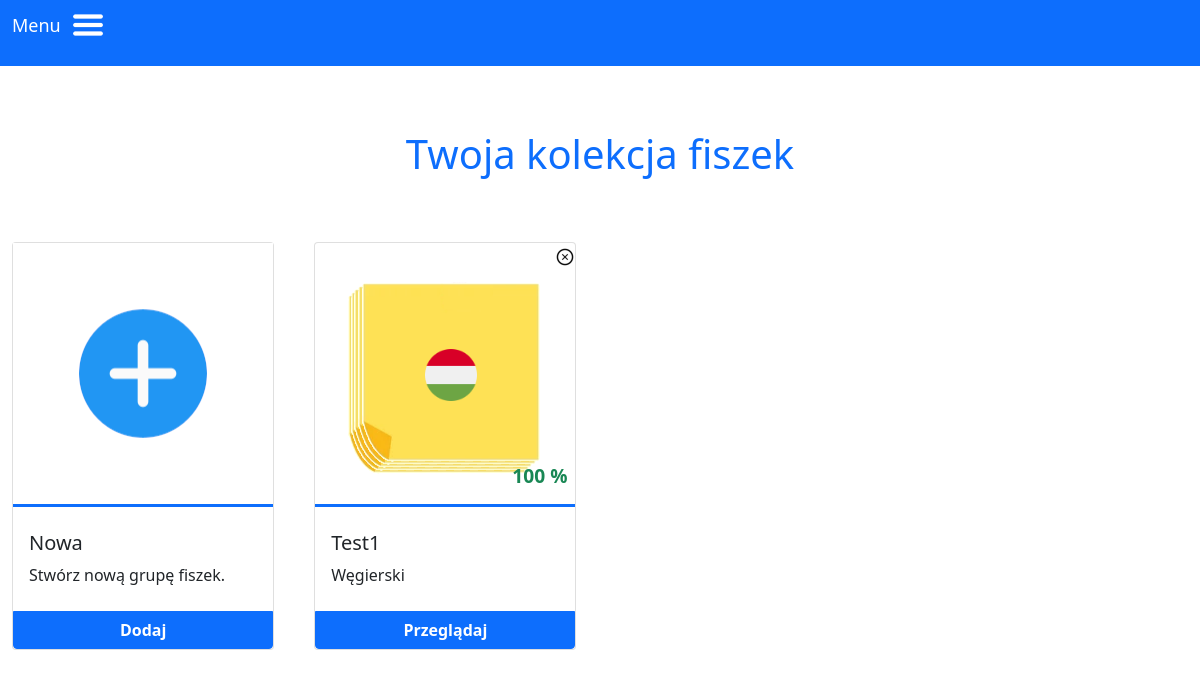
/cards_collection (signed in), run on an earlier commit of the app's database.
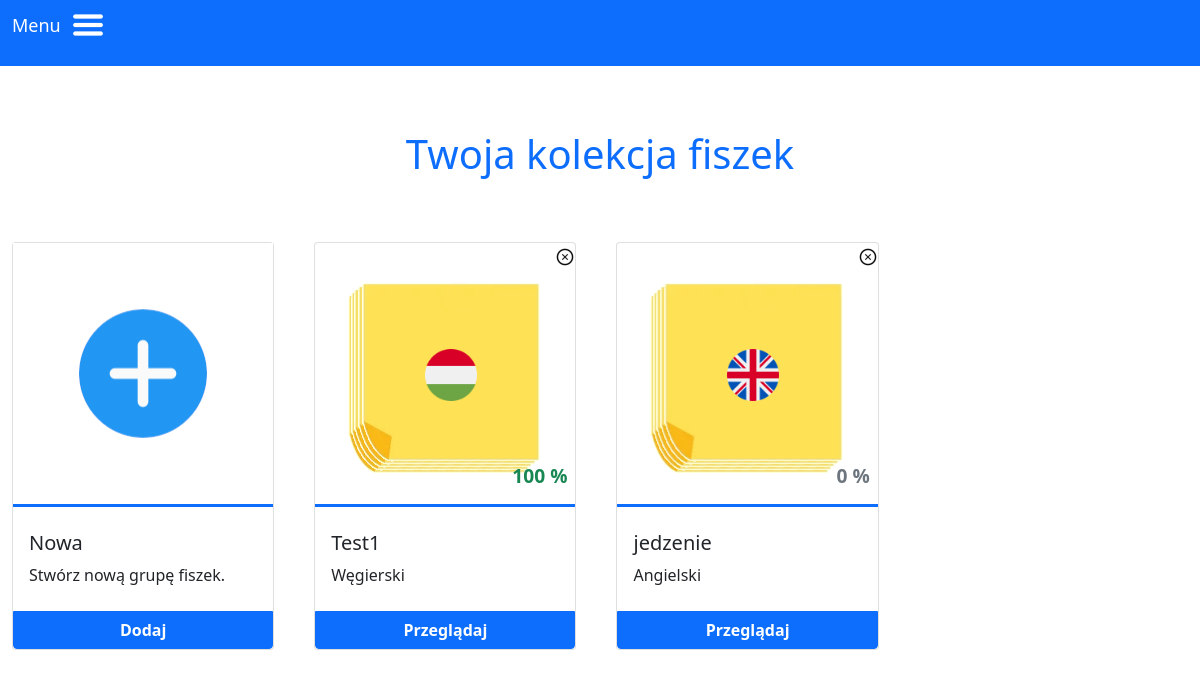
And on a later commit of the database.
### swbo/models.py (models this page shows)
class groups(db.Model):
    id = db.Column("id", db.Integer, primary_key=True)
    name = db.Column(db.String(60))
    lang = db.Column(db.String(60))
    completion = db.Column(db.Integer, default=0)
    user_id = db.Column(db.Integer, db.ForeignKey("users.id"))
    card = db.relationship("cards", backref="group", lazy=True)
    lesson = db.relationship("lessons", backref="group", lazy=True)

### swbo/collection/routes.py (the view)
@collection.route("/cards_collection", methods=["GET", "POST"])
def cards_collection_page():
    if "logged_in" not in session:
        return redirect(url_for("user.login_page"))
    if request.method == "POST":
        group_name = request.form["name"]
        group_lang = request.form["lang"]
        user_id = users.query.filter_by(login=session['login']).first().id # only one exists, user is unique
        new_group = groups(name=group_name, lang=group_lang, user_id=user_id)
        db.session.add(new_group)
        db.session.commit()
        return redirect(url_for("collection.cards_collection_page"))
    else: #method == get
        login_in_session = session["login"]
        user_id = users.query.filter_by(login=login_in_session).first().id
        users_groups = groups.query.filter_by(user_id=user_id).all()
        languages = ['Angielski', 'Niemiecki', 'Hiszpański', 'Francuski', 'Włoski', 'Duński',   'Turecki',
                     'Chiński', 'Japoński', 'Holenderski', 'Portugalski', 'Czeski', 'Słowacki', 'Węgierski']
        languages.sort()
        return render_template("cards_collection.html", languages=languages, groups=users_groups)

### swbo/templates/cards_collection.html (shortened to what this page needs)
{% extends "base.html" %}
{% block content %}
<div class="groups">
  <h1 class="py-5 text-center text-primary">Twoja kolekcja fiszek</h1>
<div class="row justify-content-start flex-wrap gap-4">
    <div class="card p-0 m-2" style="width: 22%">
        <img src="{{url_for('static', filename='images/new_cards.png')}}" class="border-bottom border-3 border-primary"/>
      <div class="card-body p-0">
        <div class="px-3 py-4">
            <h5 class="card-title">Nowa</h5>
            <p class="card-text">Stwórz nową grupę fiszek.</p>
        </div>
         <button class="btn btn-primary w-100 mt-10 rounded-0 rounded-bottom" data-bs-toggle="modal" data-bs-target="#reg-modal">
            Dodaj
         </button>
      </div>
    </div>
    {% if groups %}
        {% for group in groups %}
        <div class="card p-0 m-2 position-relative" style="width: 22%">
            <div class="position-relative w-100">
                <a class="position-absolute text-decoration-none text-dark" href="/delete_group/{{group.id}}" style="top:0%; right: 0%">
                <img src="{{url_for('static', filename='images/close_icon.png')}}"/>
                </a>
                <img src="{{url_for('static', filename='images/languages/' + group.lang + '.png')}}" class="lang-icon"/>
                <p
                    {% if group.completion < 50 %}
                        class="text-secondary position-absolute bottom-0 end-0 px-2 completion"
                    {% elif group.completion < 70 %}
                        class="text-warning position-absolute bottom-0 end-0 px-2 completion"
                    {% else %}
                        class="text-success position-absolute bottom-0 end-0 px-2 completion"
                    {% endif %}
                >
                    {{group.completion}} %</p>
            </div>
            <div class="card-body p-0">
                <div class="px-3 py-4">
                    <h5 class="card-title">{{group.name}}</h5>
                    <p class="card-text">{{group.lang}}</p>
                </div>
                 <a href="/group/{{group.id}}" class="btn btn-primary w-100 mt-10 rounded-0 rounded-bottom">Przeglądaj</a>
            </div>
        </div>
        {% endfor %}
    {% endif %}
    </div>
</div>
{% endblock %}

### swbo/templates/base.html (shortened to what this page needs)
<!DOCTYPE html>
<html lang="en">
<head>
    <link href="https://cdn.jsdelivr.net/npm/bootstrap@5.0.2/dist/css/bootstrap.min.css" rel="stylesheet">
    <link href="https://cdnjs.cloudflare.com/ajax/libs/fullcalendar/5.10.1/main.min.css" rel="stylesheet">
    <link rel="stylesheet" href="{{url_for('static', filename='styles/style.css')}}">
</head>
<body>
    <header>
        <nav class="navbar navbar-dark bg-primary">
            <div class="container-fluid">
            <div >
                <p class="nav-menu-paragraph">Menu<img class="nav-bar-menu" src="{{url_for('static', filename='images/menu-icon.png')}}" width="4%"/></p>
            </div >
          </div>
        </nav>
    </header>
    <main>
        <div class="container-fluid  w-100 p-3 wrapper">
            {% block content %}
            {% endblock %}
        </div>
    </main>
</body>
</html>

### swbo/static/styles/style.css (style rules this page uses)
.practice .lang-icon, .groups .lang-icon { position: absolute; top: 40%; left: 42%; width: 20%; }
.practice .completion, .groups .completion, .lesson, .stats { font-weight: 600!important; }
.practice .completion, .groups .completion { font-size: 1.2rem; }
.btn-primary { font-weight: 600!important; }
.wrapper { max-width: 1440px; }
.nav-bar-menu { cursor: pointer; margin-left: 10px; }

What changed in the data, as far as the page shows it:
added groups: lang (picture), completion "0", name "jedzenie", lang "Angielski"
